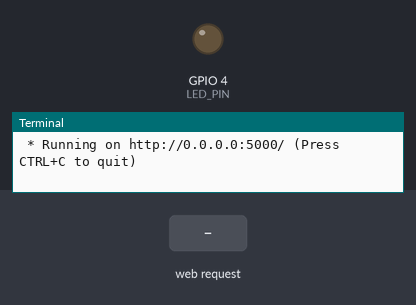
Bench run of a program on a simulated Raspberry Pi (BCM pin numbers). Shown: output pins drawn as LEDs (lit = HIGH), the last lines printed to the terminal. The test bench sets the inputs (shaded band). The clock reads 2024-03-15 10:24:30 at power-on unless the program sets it.

Above: at 1.2 s.
1.3 s: HTTP request for /led/on received
At 2.4 s:
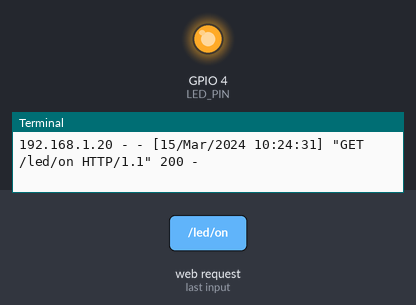
4.3 s: HTTP request for /led/off received
At 4.7 s:
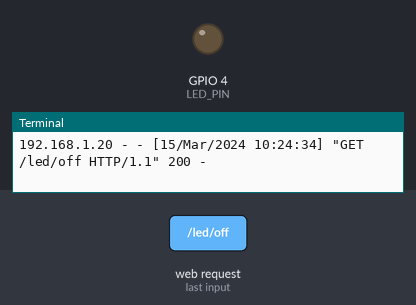
Timing chart, 0 to 7.3 s (numbered marks = the images above; inputs shaded):
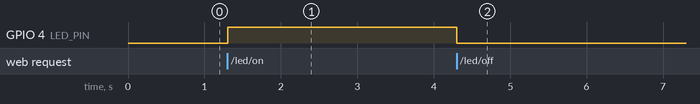

Measured:
- after the input at 1.3 s, GPIO 4 (LED_PIN): LOW → HIGH at once
- after the input at 4.3 s, GPIO 4 (LED_PIN): HIGH → LOW at once

The program:

flask_led.py
```python
from flask import Flask
import RPi.GPIO as GPIO

LED_PIN = 4

# Flask() 객체 생성
# __name__은 파일명
app = Flask(__name__)

GPIO.setmode(GPIO.BCM)
GPIO.setup(LED_PIN, GPIO.OUT)

# 라우팅(클라이언트로부터 요청받은 URL과 특정한 뷰를 매칭시키는 것)을 위한 뷰 함수, 라우팅에는 동적 라우팅과 정적 라우팅이 있음.
@app.route("/") # @app.route(호출할 URL) /는 정적 라우팅
def led():    # <p>태그 : p = paragraph = 문단 (화면에 출력), <a>태그 : anker : 다른 URL로 이동 가능, 여는 태그랑 닫는 태그(</태그>) 한 쌍
    return '''
    <p>Hello, Flask!</p>
    <a href="/led/on">LED ON</a>
    <a href="/led/off">LED OFF</a>
    '''

@app.route("/led/<op>") # 동적 라우팅, led까지는 같고 op자리에는 다른 값이 들어올 수 있음
def led_op(op):   # 라우팅의 op는 함수 안의 op와 연결 안 되어있음.
    if op == "on":
        GPIO.output(LED_PIN, 1) # 1 또는 GPIO.HIGH
        return '''
        <p>LED ON</p>
        <a href="/">Go Home</a>
        '''

    elif op == "off":
        GPIO.output(LED_PIN, 0) # 0 또는 GPIO.LOW
        return '''
        <p>LED OFF</p>
        <a href="/">Go Home</a>
        '''

#아래는 정적 라우팅
#@app.route("/led/on")
#def led_on():
#    return '''
#    <p>LED ON</p>
#    <a href="/">Go Home</a>
#    '''
#
#@app.route("/led/off")
#def led_off():
#    return '''
#    <p>LED OFF</p>
#    <a href="/">Go Home</a>
#    '''


# 터미널에서 직접 실행시킨 경우만 app run (앱 실행)
if __name__ == "__main__":  # 터미널에서 직접 실행시킨 경우, 맨 밑에 있어야 함
    try:
        app.run(host="0.0.0.0")
    finally:
        GPIO.cleanup()
```
